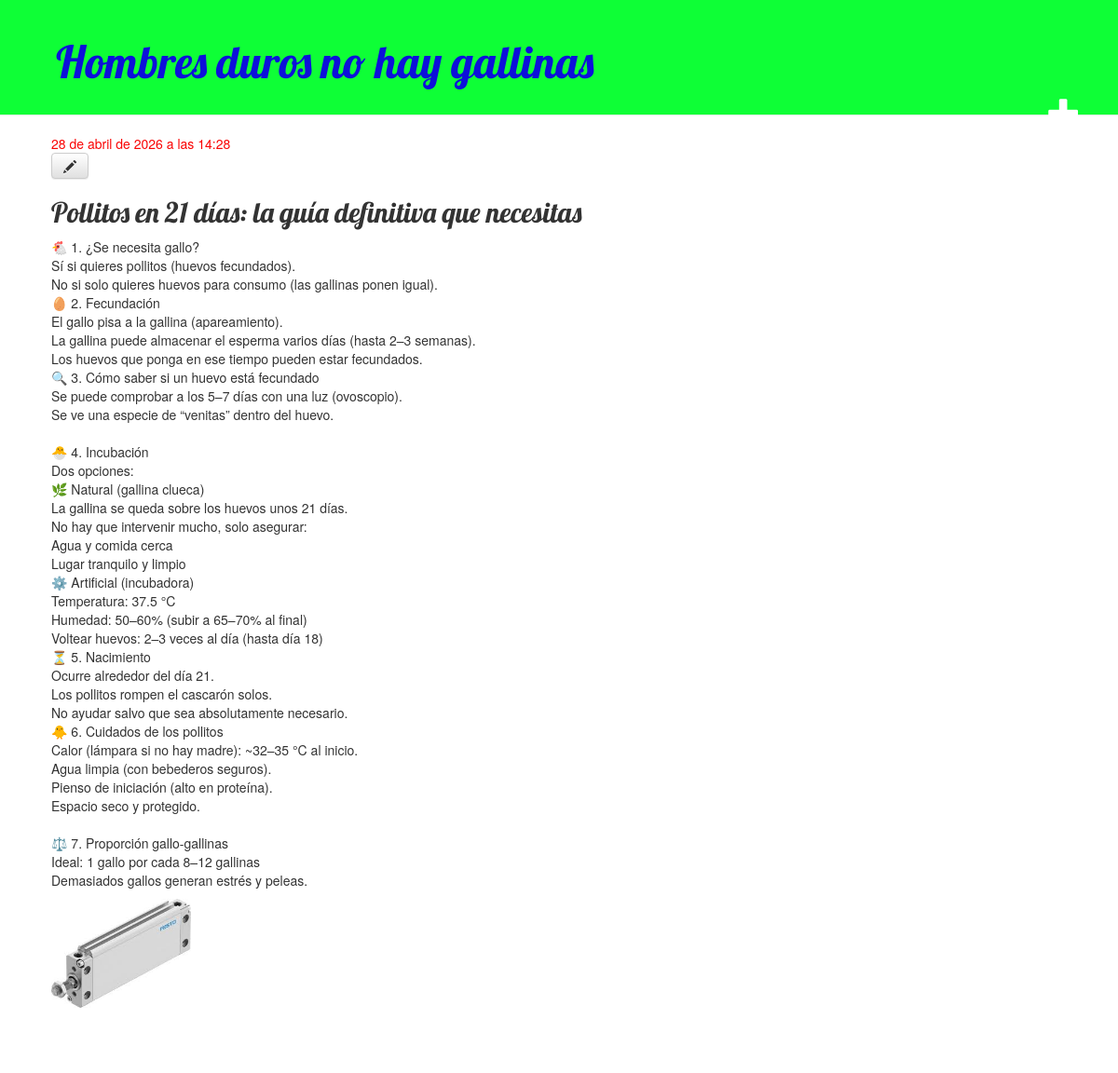
The page /post/8/ on the database its author committed.
### blog/models.py (models this page shows, shortened)
class Post(models.Model):
    author = models.ForeignKey(settings.AUTH_USER_MODEL, on_delete=models.CASCADE)
    title = models.CharField(max_length=200)
    text = models.TextField()
    created_date = models.DateTimeField(
            default=timezone.now)
    published_date = models.DateTimeField(
            blank=True, null=True)
    image = models.ImageField(upload_to = 'static/gallery', default ='static/images/no-image.webp')
    name = models.CharField(max_length=200, null=True)

### blog/views.py (the view)
# urls.py: path('post/<int:pk>/', views.post_detail, name='post_detail'),
def post_detail(request, pk):
    post = get_object_or_404(Post, pk=pk)
    return render(request, 'blog/post_detail.html', {'post': post})

### blog/templates/blog/post_detail.html
{% extends 'blog/base.html' %}
{% block content %}
    <div class="post">
        {% if post.published_date %}
            <div class="date">
                {{ post.published_date }}
            </div>
        {% endif %}
        <a class="btn btn-default" href="{% url 'post_edit' pk=post.pk %}"><span class="glyphicon glyphicon-pencil"></span></a>
        <h2>{{ post.title }}</h2>
        <p>{{ post.text|linebreaksbr }}</p>
        <p><img src="{{post.image.url}}" alt="{{post.name}}" style="width:150px;"></p>
    </div>
{% endblock %}

### blog/static/css/blog.css (style rules this page uses)
h1, h2, h3, h4 { font-family: 'Lobster', cursive; }
.date { color: #fa0404; }
.post { margin-bottom: 70px; }

### rows shown on the page
Post: published_date "28 de abril de 2026 a las 14:28", title "Pollitos en 21 días: la guía definitiva que necesitas", text "🐔 1. ¿Se necesita gallo? Sí si quieres pollitos (huevos fecundados). No si solo quieres huevos para consumo (las gallinas ponen igual). 🥚 2. Fecundación El gallo pisa a la gallina (apareamiento). La gallina puede almacenar el esperma varios días (hasta 2–3 semanas). Los huevos que ponga en ese tiempo pueden estar fecundados. 🔍 3. Cómo saber si un huevo está fecundado Se puede comprobar a los 5–7 días con una luz (ovoscopio). Se ve una especie de “venitas” dentro del huevo. 🐣 4. Incubación Dos opciones: 🌿 Natural (gallina clueca) La gallina se queda sobre los huevos unos 21 días. No hay que intervenir mucho, solo asegurar: Agua y comida cerca Lugar tranquilo y limpio ⚙️ Artificial…", image (picture)
